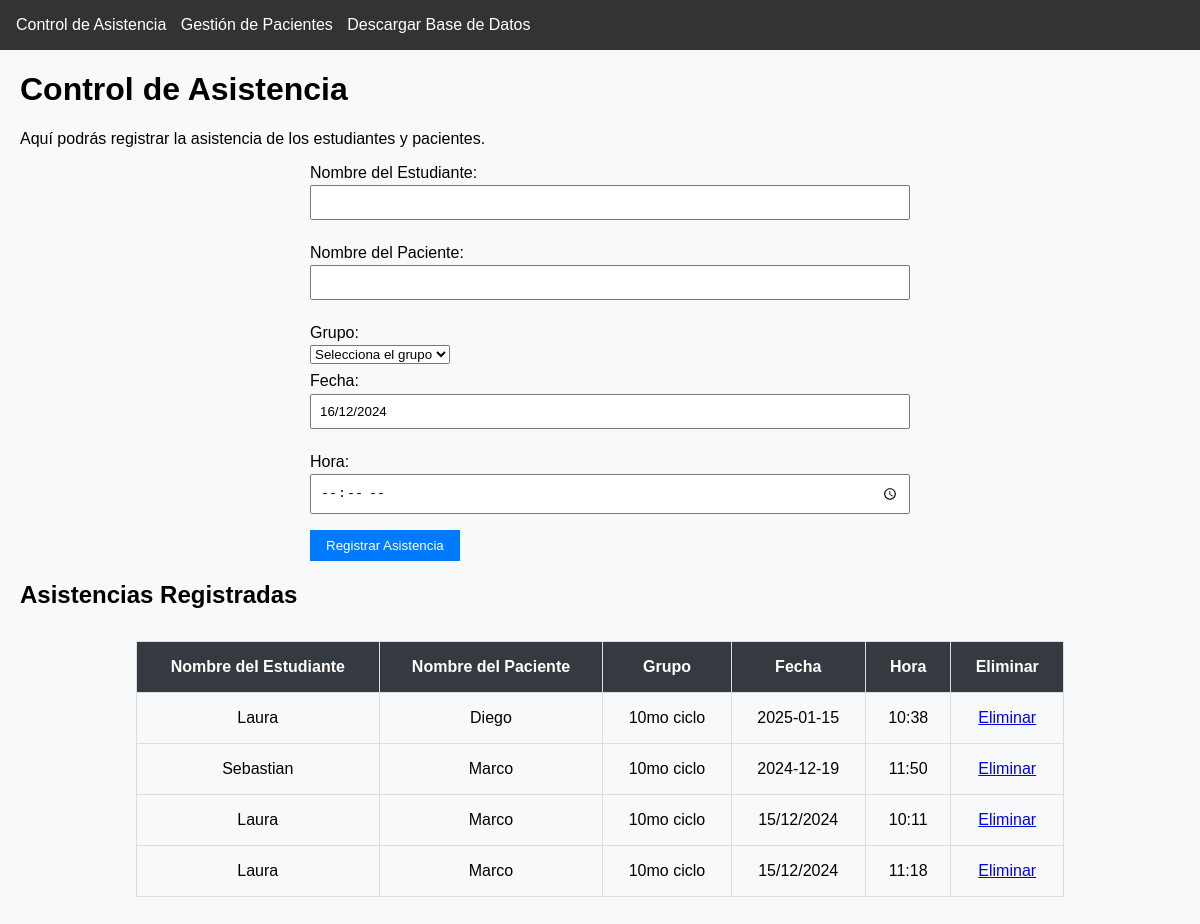
The page /asistencia on the database its author committed.
### tables this page shows
CREATE TABLE asistencia (
                            id INTEGER PRIMARY KEY AUTOINCREMENT,
                            estudiante TEXT,
                            paciente TEXT,
                            grupo TEXT,
                            fecha TEXT,
                            hora TEXT
                        );

### app.py (the view, shortened to what this page needs)
@app.route('/asistencia', methods=['GET', 'POST'])
def asistencia():
    fecha_actual = datetime.now().strftime("%d/%m/%Y")  # Fecha en formato DD/MM/YYYY
    with sqlite3.connect(DATABASE) as conn:
        cursor = conn.cursor()
        cursor.execute("SELECT * FROM asistencia")
        asistencias = cursor.fetchall()
    return render_template('asistencia.html', asistencias=asistencias, fecha_actual=fecha_actual)

### templates/asistencia.html (shortened to what this page needs)
{% extends 'base.html' %}
{% block content %}
<div class="container">
    <h1>Control de Asistencia</h1>
    <p>Aquí podrás registrar la asistencia de los estudiantes y pacientes.</p>
    <form method="POST" action="{{ url_for('asistencia') }}">
        <div>
            <label>Nombre del Estudiante:</label>
            <input type="text" name="nombre_estudiante" required>
        </div>
        <div>
            <label>Nombre del Paciente:</label>
            <input type="text" name="nombre_paciente" required>
        </div>
        <div>
            <label>Grupo:</label>
            <select name="grupo" required>
                <option value="" disabled selected>Selecciona el grupo</option>
            </select>
        </div>
        <div>
            <label>Fecha:</label>
            <input type="text" name="fecha" value="{{ fecha_actual }}" readonly>
        </div>
        <div>
            <label>Hora:</label>
            <input type="time" name="hora" required>
        </div>
        <div>
            <button type="submit" class="btn btn-primary">Registrar Asistencia</button>
        </div>
    </form>
    <h2>Asistencias Registradas</h2>
    <table border="1" class="table">
        <thead>
            <tr>
                <th>Nombre del Estudiante</th>
                <th>Nombre del Paciente</th>
                <th>Grupo</th>
                <th>Fecha</th>
                <th>Hora</th>
                <th>Eliminar</th>
            </tr>
        </thead>
        <tbody>
            {% for asistencia in asistencias %}
            <tr>
                <td>{{ asistencia[1] }}</td>
                <td>{{ asistencia[2] }}</td>
                <td>{{ asistencia[3] }}</td>
                <td>{{ asistencia[4] }}</td>
                <td>{{ asistencia[5] }}</td>
                <td>
                    <a href="{{ url_for('eliminar_asistencia', id=asistencia[0]) }}">Eliminar</a>
                </td>
            </tr>
            {% endfor %}
        </tbody>
    </table>
</div>
{% endblock %}

### static/css/style.css (style rules this page uses)
body { font-family: Arial, sans-serif; margin: 0; padding: 0; background-color: #f8f9fa; }
form { margin: 1rem auto; width: 50%; text-align: left; }
form label { display: block; margin: 0.5rem 0 0.2rem; }
form input { width: 100%; padding: 0.5rem; margin-bottom: 1rem; }
button { background-color: #007bff; color: white; border: none; padding: 0.5rem 1rem; cursor: pointer; }
table { margin: 2rem auto; border-collapse: collapse; width: 80%; }
table, th, td { border: 1px solid #ddd; }
th, td { padding: 1rem; text-align: center; }
th { background-color: #343a40; color: white; }

### rows shown on the page
asistencia: estudiante "Laura", paciente "Diego", grupo "10mo ciclo", fecha "2025-01-15", hora "10:38"
asistencia: estudiante "Sebastian", paciente "Marco", grupo "10mo ciclo", fecha "2024-12-19", hora "11:50"
asistencia: estudiante "Laura", paciente "Marco", grupo "10mo ciclo", fecha "15/12/2024", hora "10:11"
asistencia: estudiante "Laura", paciente "Marco", grupo "10mo ciclo", fecha "15/12/2024", hora "11:18"
